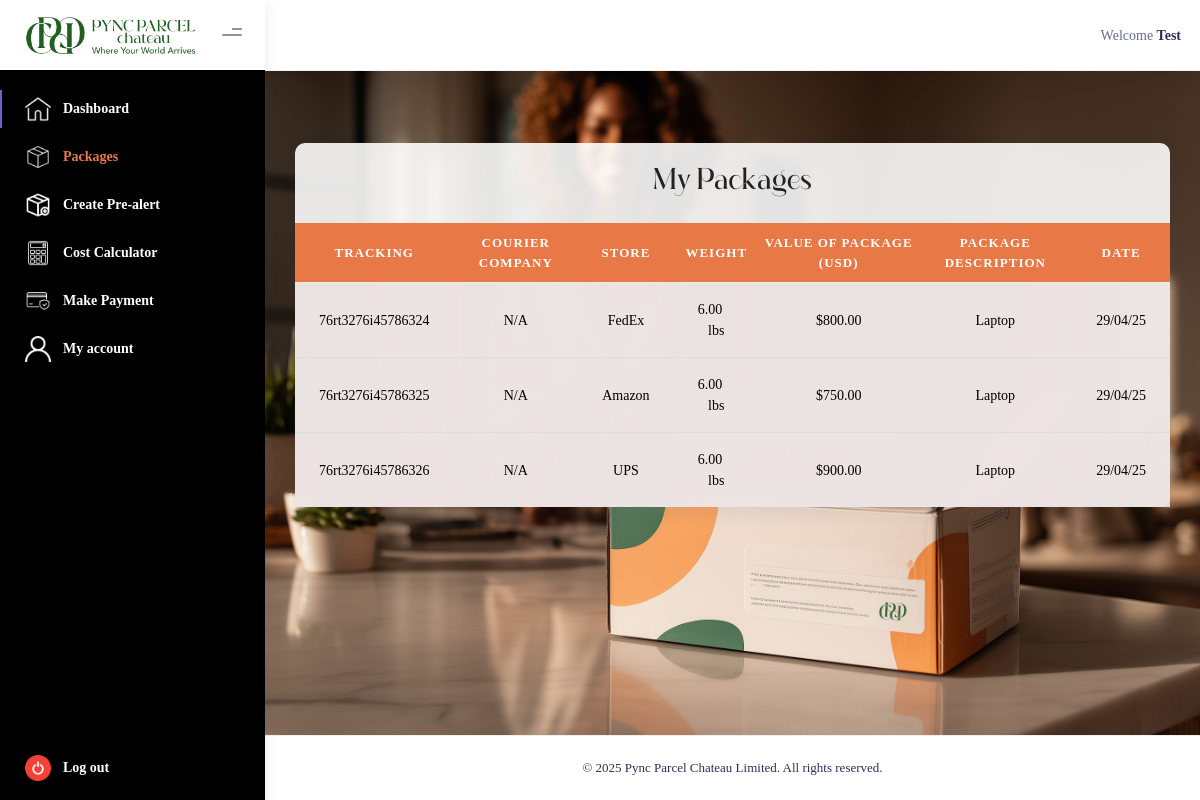
The app's page /user-dashboard/package.php (signed in) with its own data.
### tables this page shows
CREATE TABLE IF NOT EXISTS users (
    id INT AUTO_INCREMENT PRIMARY KEY,
    first_name VARCHAR(255) NOT NULL,
    last_name VARCHAR(255) NOT NULL,
    email_address VARCHAR(255) UNIQUE NOT NULL,
    phone_number VARCHAR(20),
    date_of_birth DATE,
    account_number VARCHAR(50),
    gender VARCHAR(10),
    file VARCHAR(255),
    address_type VARCHAR(50),
    parish VARCHAR(100),
    region VARCHAR(100),
    address_line1 TEXT,
    address_line2 TEXT,
    password_hash VARCHAR(255) NOT NULL,
    role_as INT DEFAULT 0,
    token_hash VARCHAR(255) DEFAULT NULL,
    token_expired_at DATETIME DEFAULT NULL,
    created_at TIMESTAMP DEFAULT CURRENT_TIMESTAMP,
    updated_at TIMESTAMP DEFAULT CURRENT_TIMESTAMP ON UPDATE CURRENT_TIMESTAMP
);

CREATE TABLE IF NOT EXISTS packages (
    id INT AUTO_INCREMENT PRIMARY KEY,
    tracking_number VARCHAR(50) NOT NULL UNIQUE,
    courier_company VARCHAR(100) DEFAULT NULL,
    describe_package TEXT DEFAULT NULL,
    user_id INT DEFAULT NULL,
    weight DECIMAL(10,2) DEFAULT NULL,
    weight_unit VARCHAR(10) DEFAULT 'lbs',
    value_of_package DECIMAL(10,2) DEFAULT NULL,
    currency VARCHAR(3) DEFAULT 'USD',
    status ENUM(
        'Received at Origin',
        'Preparing Shipment',
        'Shipped',
        'In Transit',
        'At Destination Port',
        'Processing at Customs',
        'Checking for Package',
        'At Sorting Facility',
        'Out for Delivery',
        'Ready for Pickup',
        'Scheduled for Delivery',
        'Delivered'
    ) DEFAULT 'Received at Origin',
    invoice_status ENUM('PENDING', 'PAID', 'OVERDUE') DEFAULT 'PENDING',
    invoice_number VARCHAR(50) DEFAULT NULL,
    invoice_total DECIMAL(10,2) DEFAULT NULL,
    shipment_id INT DEFAULT NULL,
    tracking_name VARCHAR(255) DEFAULT NULL,
    dim_length DECIMAL(10,2) DEFAULT NULL,
    dim_width DECIMAL(10,2) DEFAULT NULL,
    dim_height DECIMAL(10,2) DEFAULT NULL,
    shipment_status VARCHAR(100) DEFAULT NULL,
    shipment_type VARCHAR(100) DEFAULT NULL,
    branch VARCHAR(100) DEFAULT NULL,
    tag VARCHAR(100) DEFAULT NULL,
    courier_id VARCHAR(255) DEFAULT NULL,
    courier_customer_id VARCHAR(255) DEFAULT NULL,
    added_to_shipment_at TIMESTAMP DEFAULT NULL,
    shipment_simple_id VARCHAR(255) DEFAULT NULL,
    warehouse_package_id VARCHAR(255) DEFAULT NULL,
    created_at TIMESTAMP DEFAULT CURRENT_TIMESTAMP,
    updated_at TIMESTAMP DEFAULT CURRENT_TIMESTAMP ON UPDATE CURRENT_TIMESTAMP,
    KEY user_id (user_id),
    KEY shipment_id (shipment_id),
    KEY status (status),
    KEY courier_id (courier_id),
    KEY courier_customer_id (courier_customer_id),
    KEY shipment_simple_id (shipment_simple_id)
);

### function.php (called while the page is built, shortened)
<?php
include('config.php');
 if(isset($_COOKIE['user_id'])) {
      $user =  json_decode( $_COOKIE['user_id']);
      $user_id = $user->id;
}
if (!function_exists('user_account_information')) {
    function user_account_information(){
    global $conn;
    global $user_id;
    $sql = "SELECT * FROM users WHERE id = $user_id";
    $result = mysqli_query($conn,  $sql);
	$rows  =  mysqli_fetch_assoc($result);
	return array (
	 'first_name' => $rows['first_name'],
	 'last_name' => $rows['last_name'],
	 'phone_number' => $rows['phone_number'],
	 'email_address' => $rows['email_address'],
	 'date_of_birth' => $rows['date_of_birth'],
	 'account_number' => $rows['account_number'],
	 'gender' => $rows['gender'],
	 'role_as' => $rows['role_as'],
	 'file' => $rows['file'],
	 'address_type' => $rows['address_type'],
	 'parish' => $rows['parish'],
	 'region' => $rows['region'],
	 'address_line1' => $rows['address_line1'],
	 'address_line2' => $rows['address_line2'],
	 'password_hash' => $rows['password_hash']
	);
    }
};
?>

### user-area/authorized-user.php (called while the page is built)
<?php
include('../function.php');
$base_url = $_SERVER['REQUEST_SCHEME'] . '://' . $_SERVER['HTTP_HOST'] . dirname($_SERVER['SCRIPT_NAME'], 2) . '/';
 if(isset($_COOKIE['user_id'])){
    if( user_account_information()['role_as']  == 1 ){
		header('location: ' . $base_url . 'admin-dashboard/index.php');
		exit();
	} else {
        if (strpos($_SERVER['REQUEST_URI'], 'user-dashboard') === false) {
            header('location: ' . $base_url . 'user-dashboard/index.php');
            exit();
        }
    }
 }else{
  header('location: ' . $base_url . 'sign-in.php');
  exit();
}
?>

### user-dashboard/package.php (the view, shortened to what this page needs)
<?php
    include '../config.php';
    include '../function.php';
    include '../user-area/authorized-user.php';
    $current_file_name = basename($_SERVER['PHP_SELF']);
?>
<!DOCTYPE html>
<html lang="en">
  <head>
	 <link rel="stylesheet" href="https://cdn.jsdelivr.net/npm/bootstrap-icons@1.11.3/font/bootstrap-icons.min.css">
     <link rel="stylesheet" href="https://unpkg.com/bs-brain@2.0.4/tutorials/timelines/timeline-5/assets/css/timeline-5.css">
    <link rel="stylesheet" href="assets/css/bootstrap.min.css" />
    <link rel="stylesheet" href="assets/css/kaiadmin.min.css" />
    <link rel="stylesheet" href="assets/css/custom.css" />
  </head>
  <body>
    <div class="wrapper package-page">
      <div class="sidebar">
        <div class="sidebar-logo">
          <div class="logo-header">
            <a href="../index.php" class="logo">
              <img
                src="assets/img/logo.png"
                alt="navbar brand"
                class="navbar-brand"
              />
            </a>
            <div class="nav-toggle">
              <button class="btn btn-toggle toggle-sidebar">
                <i class="gg-menu-right"></i>
              </button>
            </div>
          </div>
        </div>
        <div class="sidebar-wrapper scrollbar scrollbar-inner">
          <div class="sidebar-content">
            <ul class="nav nav-secondary">
              <li class="nav-item active">
                <a  href="index.php">
                   <img class="home-icon" src="assets/img/home.png" alt="home" />
                  <p>Dashboard</p>
                </a>
              </li>
              <li class="nav-item">
                <a  href="package.php">
                  <img class="package-icon" src="assets/img/package.png" alt="package" />
                  <p style="<?php echo $current_file_name == 'package.php' ? 'color: #E87946 !important' : ''; ?>">Packages</p>
                </a>
			  </li>
              <li class="nav-item">
                <a  href="createprealert.php">
                  <img class="ctePrealt-icon" src="assets/img/create-prealert.png" alt="Prealert" />
                  <p>Create Pre-alert</p>
                </a>
              </li>
			  <li class="nav-item">
                <a  href="cost-calculator.php">
                <img class="calculator-icon" src="assets/img/calculator.png" alt="Calculator" />
                  <p>Cost Calculator</p>
                </a>
              </li>
			  <li class="nav-item">
                <a href="makepayment.php">
                  <img class="payment-icon" src="assets/img/payment-protection.png" alt="payment" />
                  <p>Make Payment</p>
                </a>
              </li>
              <li class="nav-item">
                <a  href="user-account.php">
                <img class="user-icon" src="assets/img/user.png" alt="User" />
                  <p>My account</p>
                </a>
              </li>
			   <li class="nav-item log-out">
                <a  href="../user-area/log-out.php">
                <img class="user-icon" src="assets/img/shutdown.png" alt="User" />
                  <p>Log out</p>
                </a>
				</li>
			</ul>
          </div>
        </div>
      </div>
      <div class="main-panel">
        <div class="main-header">
          <nav
            class="navbar navbar-header navbar-header-transparent navbar-expand-lg border-bottom"
          >
            <div class="container-fluid">
              <ul class="navbar-nav topbar-nav ms-md-auto align-items-center">
                <li class="nav-item">
                      <span class="op-7">Welcome</span>
                      <span class="fw-bold"><?php echo user_account_information()['first_name']; ?></span>
                </li>
              </ul>
            </div>
          </nav>
        </div>
      <div class="container">
          <div class="page-inner">
		   <div class="row">
			  <div class="col-md-12">
                <div class="card card-round">
				  	<?php
                          $sql    = "SELECT * FROM packages WHERE user_id = $user_id ORDER BY created_at DESC";
                          $result = mysqli_query($conn, $sql);
                          if (mysqli_num_rows($result) > 0) {
                          ?>
                  <div class="card-header">
                    <div class="card-head-row card-tools-still-right justify-content-center">
                      <div style="font-size: 18px;" class="card-title"><h1>My Packages</h1></div>
					</div>
                  </div>
                  <div class="p-0 card-body">
                    <div class="table-responsive">
                      <table id="mypackages" class="table mb-0 ">
                        <thead class="thead-light">
                           <tr>
                            <th>Tracking</th>
                            <th>Courier Company</th>
                            <th>Store</th>
                            <th>Weight</th>
                            <th>Value of Package (USD)</th>
                            <th>Package Description</th>
                            <th>Date</th>
                        </tr>
                        </thead>
                        <tbody style="text-align-last: center;">
						 <?php
                                 while ($rows = mysqli_fetch_array($result)) {
                                 ?>
                          <tr>
                            <td><?php echo $rows['tracking_number']; ?></td>
                            <td class="text-end"><?php echo $rows['tracking_name'] ? ucfirst($rows['tracking_name']) : 'N/A'; ?></td>
                            <td class="text-end"><?php echo $rows['courier_company'] ? ucfirst($rows['courier_company']) : 'N/A'; ?></td>
                            <td class="text-end"><?php echo $rows['weight'] ? $rows['weight'] . ' lbs' : 'N/A'; ?></td>
                            <td class="text-end"><?php echo $rows['value_of_package'] ? '$' . $rows['value_of_package'] . ' ' : '$0'; ?></td>
                            <td class="text-end"><?php echo $rows['describe_package']; ?></td>
                            <td class="text-end"><?php echo date('d/m/y', strtotime($rows['created_at'])); ?></td>
                          </tr>
					    <?php }?>
						 </tbody>
                      </table>
                    </div>
                  </div>
				<?php
                    } else {
                        echo "
\t\t\t\t\t    <h2 style='text-align: center; padding: 50px;  font-size: 20px;line-height: 21px;'>
\t\t\t\t\t        No Package available.
\t\t\t\t\t    </h2>
\t\t\t\t\t ";
                    }
                ?>
                </div>
              </div>
            </div>
        </div>
        <footer class="footer">
          <div>
            <p class="text-center">
			 <small>&copy; 2025 Pync Parcel Chateau Limited. All rights reserved.</small></p>
          </div>
        </footer>
      </div>
    </div>
  </body>
</html>

### user-dashboard/assets/css/custom.css (style rules this page uses)
body,p,a,li,div,button,input, form, label, td { font-family:avenir-light !important; }
p { font-weight: 400; }
h1, h2, h3, h4, h5, h6, th { font-family:stangith !important; }
p { font-size: 19px; }
html { background: #fff; }
.logo-header img { width: 172px; }
.logo-header { background: #fff; }
.btn.btn-toggle.toggle-sidebar, .sidenav-toggler { height: 24px; width: 26px; text-align: center; }
.main-panel { background-image: url('../img/user-banner.jpg'); background-repeat: no-repeat; background-size: cover; background-position: center; height: unset !important; }
.card-title { color: #222; font-size: 15px; }
.card .card-header, .card-light .card-header { border-bottom: 0px !important; }
.page-inner { margin-bottom: 100px; }
.sidebar .sidebar-wrapper { background: #000; }
.sidebar-content ul li a p { color: #fff; }
.sidebar-content ul li { display: list-item; margin-bottom: 10px; }
.sidebar-content ul li a img { width: 26px; margin-right: 12px !important; }
.sidebar .nav > .nav-item.active > a p { color: #fff !important; font-weight: 600; }
.package-page .table .thead-light th { background-color: #E87946 !important; color: #fff; border-color: #ebecec !important; font-family: avenir-light !important; font-size: 13px; text-align: center !important; padding: 10px 2px !important; }
.package-page .table tr { font-size: 16px; text-align: center !important; transition: 0.3s; }
.package-page .table tr td { background: unset !important; border: 0px; text-align: left !important; }
.package-page .card-round { border-radius: 10px; margin-top: 50px; }
.package-page table tr { background: #fff !important; border-bottom: 1px solid #ddd; }
.package-page table tr { background: #ece3e3ba !important; border-bottom: 1px solid #ddd; transition: 0.3s !important; }
.package-page table tbody tr:last-child { border-bottom: 0px !important; }
.package-page table tbody { background: #ece3e3ba !important; }
.package-page .card { background-color: #ffffffe3; }
.main-panel { height: unset !important; }
.log-out { position: fixed !important; bottom: 0px; }
footer { padding: 25px 0px !important; bottom: 0px; }
footer p small { display: block; line-height: 14px; }
footer p { margin: 0px; }
.main-header { top: 0px; }

### records on screen
users: first_name "Test"
packages: tracking_number "76rt3276i45786324", shows "N/A", courier_company "FedEx", weight "6.00", value_of_package "800.00", describe_package "Laptop", created_at "29/04/25"
packages: tracking_number "76rt3276i45786325", shows "N/A", courier_company "Amazon", weight "6.00", value_of_package "750.00", describe_package "Laptop", created_at "29/04/25"
packages: tracking_number "76rt3276i45786326", shows "N/A", courier_company "UPS", weight "6.00", value_of_package "900.00", describe_package "Laptop", created_at "29/04/25"
